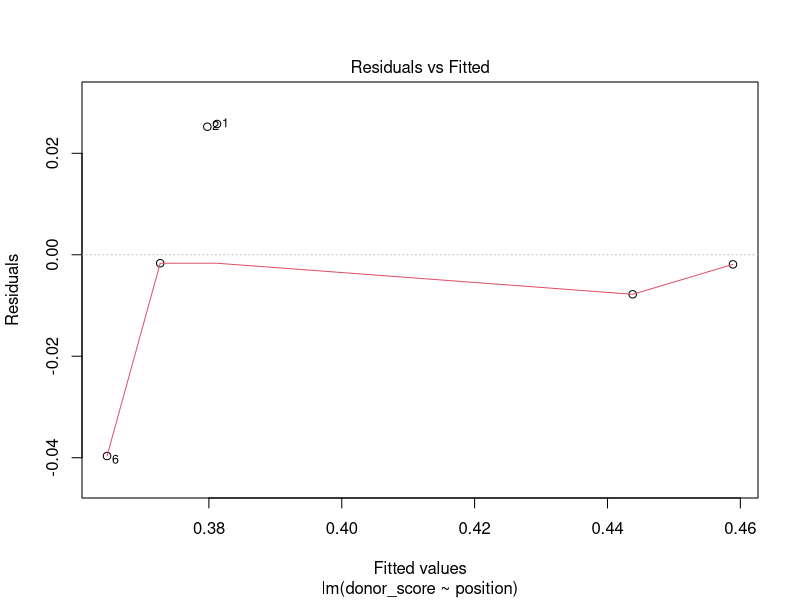
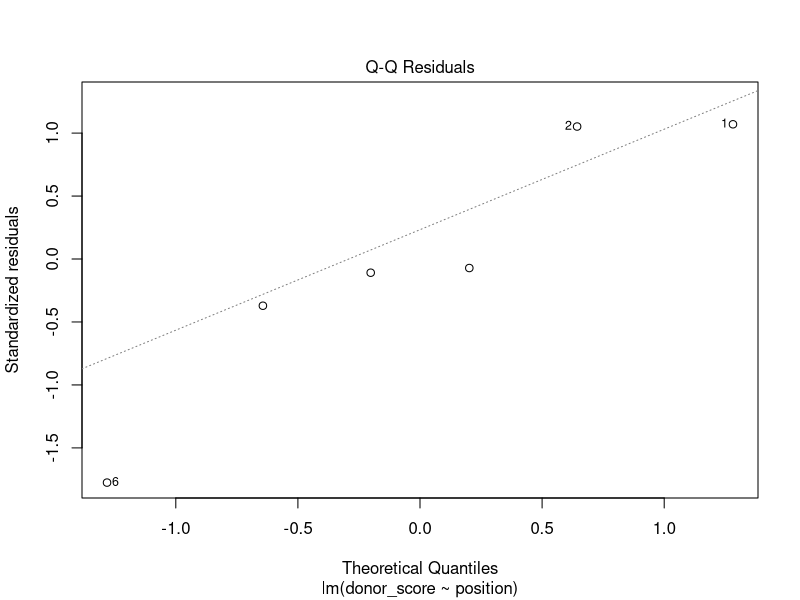
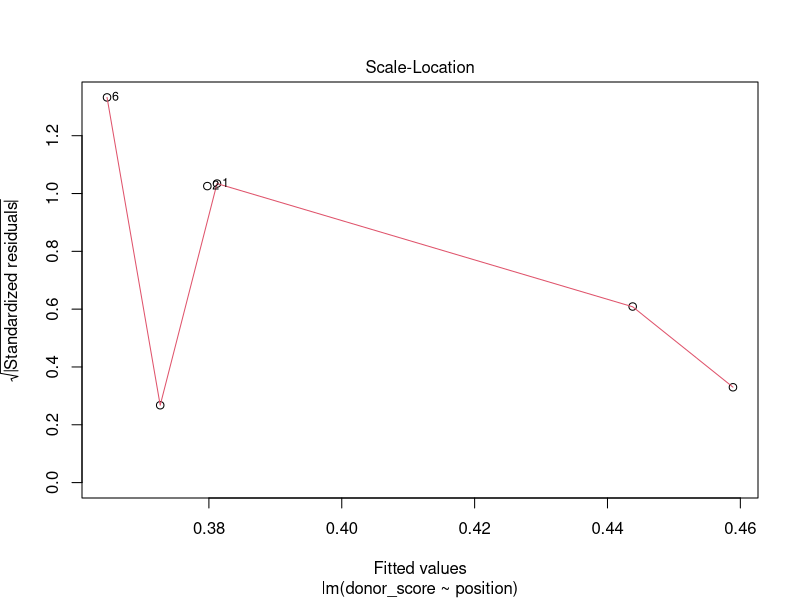
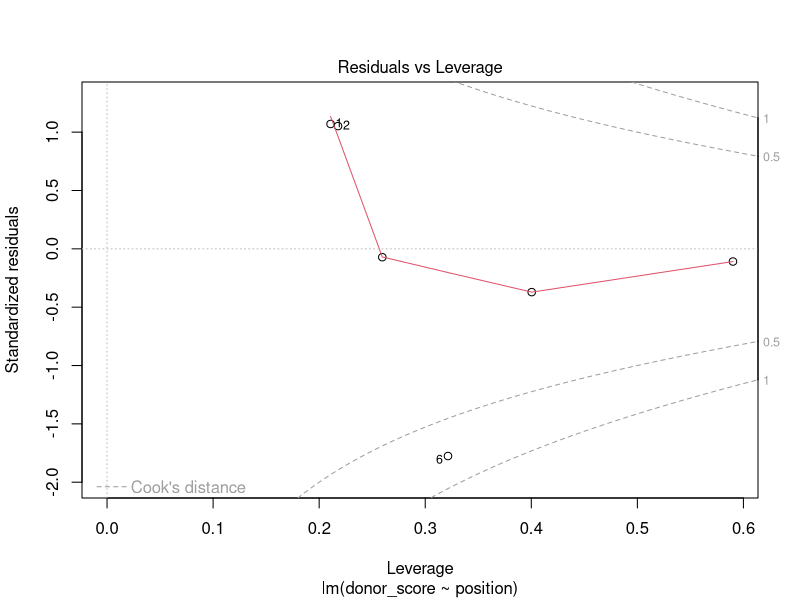
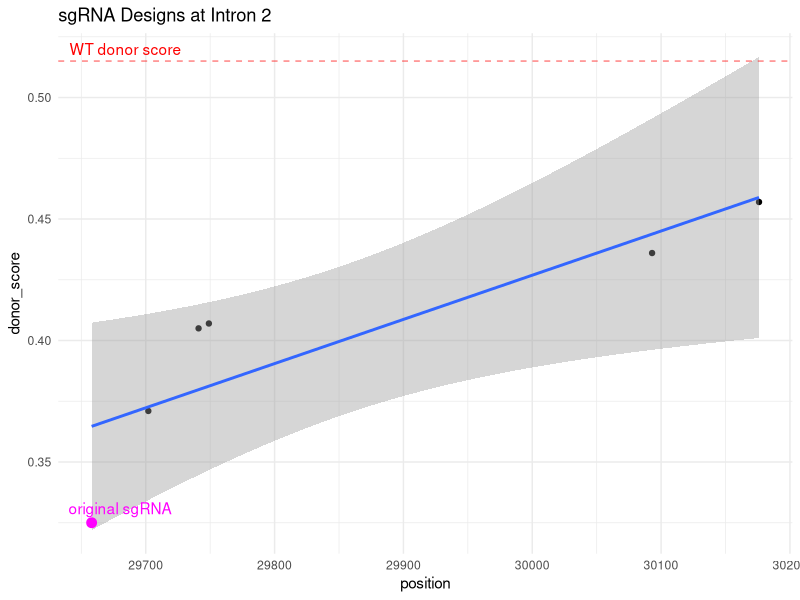

The R script that drew these images, in order:
# This is to construct a linear regression model to show that the farther away the LoxP sites, the better the donor score predicted by SpliceAI.
library(tidyverse)
library(ggplot2)
sgRNA <- read.csv("Intron2sgRNA.csv")
head(sgRNA)
sgRNA <- sgRNA %>%
  rename(donor_score = Splice.AI.donor.score)
sgRNA <- sgRNA %>%
  rename(position = Position)
sgRNA <- sgRNA %>%
  mutate(position = as.numeric(position),
         donor_score = as.numeric(donor_score))
model <- lm(donor_score ~ position, data = sgRNA)
summary(model)
plot(model)
plot <- ggplot(sgRNA, aes(x = position, y = donor_score)) +
  geom_point(color = "black") +
  geom_smooth(method = "lm", se = TRUE) +
  geom_point(
    data = sgRNA[sgRNA$position == 29658, ],
    aes(position, donor_score),
    color = "magenta",
    size = 3
  ) +
  annotate("text",
           x = -Inf,
           y = 0.325,
           label = "original sgRNA",
           hjust = -0.1,
           vjust = -0.7,
           color = "magenta") +
  geom_hline(yintercept = 0.515, color = "red", linetype = "dashed", alpha = 0.5) +
  annotate("text",
           x = -Inf,
           y = 0.515,
           label = "WT donor score",
           hjust = -0.1,
           vjust = -0.5,
           color = "red") +
  theme_minimal() +
  ggtitle("sgRNA Designs at Intron 2")
plot
